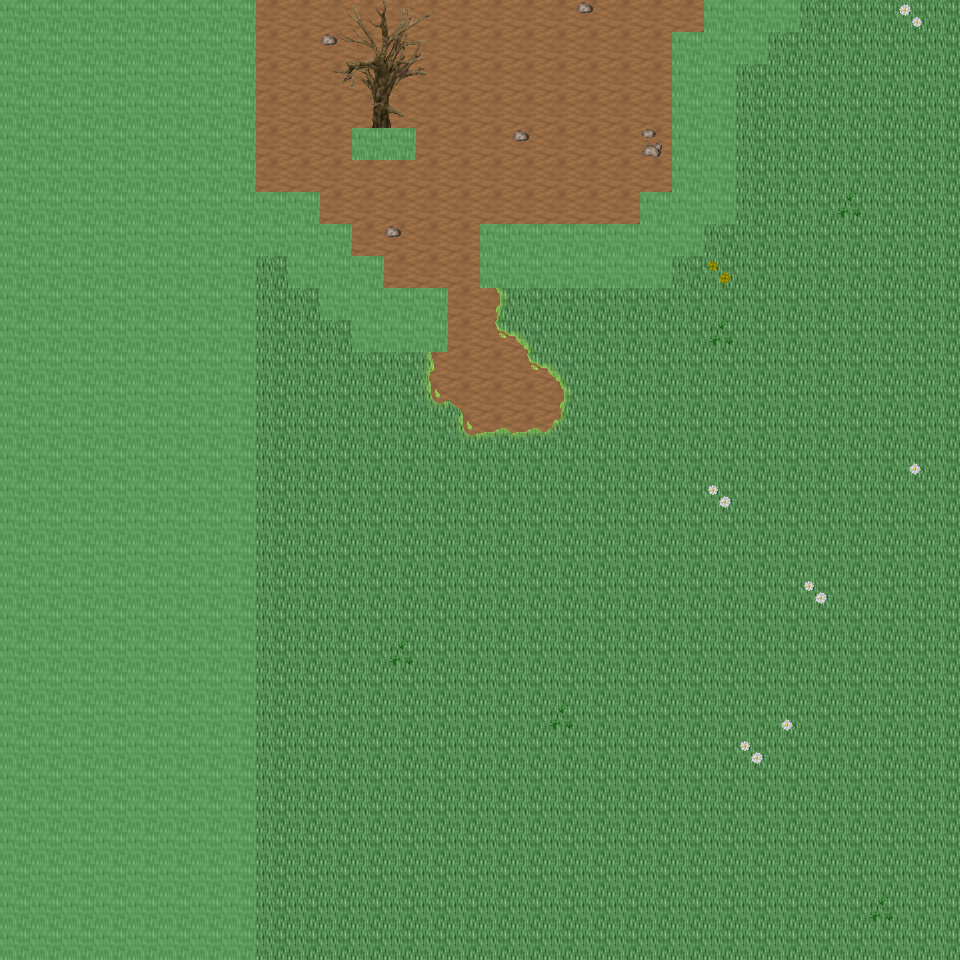

Tiled map render using the project's own tile images. Description and the map definition, with tile-layer contents summarised, below:
An orthogonal 30x30 tile map with 32x32 px tiles, 6 tile layers (Ground, Object, Object2, Above, ...), 21 tilesets and 3 objects (3x mapExit).

<map version="1.0" orientation="orthogonal" renderorder="right-down" width="30" height="30" tilewidth="32" tileheight="32" nextobjectid="4">
  <tileset firstgid="1" name="tileset_ground_ground" tilewidth="32" tileheight="32" tilecount="33" columns="3">
    <image source="../drawable/tileset_ground_ground.png" width="96" height="352" />
  </tileset>
  <tileset firstgid="34" name="tileset_ground_ridge_earth_dark" tilewidth="32" tileheight="32" tilecount="96" columns="12">
    <image source="../drawable/tileset_ground_ridge_earth_dark.png" width="384" height="256" />
  </tileset>
  <tileset firstgid="130" name="tileset_ground_rock_pebbles" tilewidth="32" tileheight="32" tilecount="3" columns="1">
    <image source="../drawable/tileset_ground_rock_pebbles.png" width="32" height="96" />
  </tileset>
  <tileset firstgid="133" name="tileset_plant_grasses" tilewidth="32" tileheight="32" tilecount="6" columns="3">
    <image source="../drawable/tileset_plant_grasses.png" width="96" height="64" />
  </tileset>
  <tileset firstgid="139" name="tileset_ground_grass_corners" tilewidth="32" tileheight="32" tilecount="24" columns="6">
    <image source="../drawable/tileset_ground_grass_corners.png" width="192" height="128" />
  </tileset>
  <tileset firstgid="163" name="tileset_ground_grass_edges" tilewidth="32" tileheight="32" tilecount="36" columns="12">
    <image source="../drawable/tileset_ground_grass_edges.png" width="384" height="96" />
  </tileset>
  <tileset firstgid="199" name="tileset_plant_flower_daisy_white" tilewidth="32" tileheight="32" tilecount="8" columns="2">
    <image source="../drawable/tileset_plant_flower_daisy_white.png" width="64" height="128" />
  </tileset>
  <tileset firstgid="207" name="tileset_plant_flower_daisy_yellow" tilewidth="32" tileheight="32" tilecount="8" columns="2">
    <image source="../drawable/tileset_plant_flower_daisy_yellow.png" width="64" height="128" />
  </tileset>
  <tileset firstgid="215" name="tileset_plant_stump_stump_green" tilewidth="32" tileheight="32" tilecount="4" columns="2">
    <image source="../drawable/tileset_plant_stump_stump_green.png" width="64" height="64" />
  </tileset>
  <tileset firstgid="219" name="tileset_plant_tree_tree_darkgreen" tilewidth="32" tileheight="32" tilecount="88" columns="8">
    <image source="../drawable/tileset_plant_tree_tree_darkgreen.png" width="256" height="352" />
  </tileset>
  <tileset firstgid="307" name="tileset_logic_creature_animal" tilewidth="32" tileheight="32" tilecount="32" columns="8">
    <image source="../drawable/tileset_logic_creature_animal.png" width="256" height="128" />
  </tileset>
  <tileset firstgid="339" name="tileset_logic_item_resources" tilewidth="32" tileheight="32" tilecount="6" columns="6">
    <image source="../drawable/tileset_logic_item_resources.png" width="192" height="32" />
  </tileset>
  <tileset firstgid="345" name="tileset_logic_item_mushroom" tilewidth="32" tileheight="32" tilecount="6" columns="6">
    <image source="../drawable/tileset_logic_item_mushroom.png" width="192" height="32" />
  </tileset>
  <tileset firstgid="351" name="tileset_logic_collision" tilewidth="32" tileheight="32" tilecount="1" columns="1">
    <image source="../drawable/tileset_logic_collision.png" width="32" height="32" />
  </tileset>
  <tileset firstgid="352" name="tileset_plant_tree_dead_tree_5" tilewidth="32" tileheight="32" tilecount="20" columns="4">
    <image source="../drawable/tileset_plant_tree_dead_tree_5.png" width="128" height="160" />
  </tileset>
  <tileset firstgid="372" name="tileset_plant_tree_dead_tree_6" tilewidth="32" tileheight="32" tilecount="20" columns="4">
    <image source="../drawable/tileset_plant_tree_dead_tree_6.png" width="128" height="160" />
  </tileset>
  <tileset firstgid="392" name="tileset_plant_tree_dead_tree_7" tilewidth="32" tileheight="32" tilecount="20" columns="4">
    <image source="../drawable/tileset_plant_tree_dead_tree_7.png" width="128" height="160" />
  </tileset>
  <tileset firstgid="412" name="tileset_plant_bush_large_dead" tilewidth="32" tileheight="32" tilecount="2" columns="1">
    <image source="../drawable/tileset_plant_bush_large_dead.png" width="32" height="64" />
  </tileset>
  <tileset firstgid="414" name="tileset_plant_bush_large_wide_dead" tilewidth="32" tileheight="32" tilecount="4" columns="2">
    <image source="../drawable/tileset_plant_bush_large_wide_dead.png" width="64" height="64" />
  </tileset>
  <tileset firstgid="418" name="tileset_logic_creature_reptile" tilewidth="32" tileheight="32" tilecount="7" columns="7">
    <image source="../drawable/tileset_logic_creature_reptile.png" width="224" height="32" />
  </tileset>
  <tileset firstgid="425" name="tileset_logic_item_herb" tilewidth="32" tileheight="32" tilecount="5" columns="5">
    <image source="../drawable/tileset_logic_item_herb.png" width="160" height="32" />
  </tileset>
  <layer name="Ground" width="30" height="30">
    <data>[900 cells, 900 non-empty, 2 distinct tile ids]</data>
  </layer>
  <layer name="Object" width="30" height="30">
    <data>[900 cells, 78 non-empty, 33 distinct tile ids]</data>
  </layer>
  <layer name="Object2" width="30" height="30">
    <data>[900 cells, 5 non-empty, 5 distinct tile ids]</data>
  </layer>
  <layer name="Above" width="30" height="30">
    <data>[900 cells, 254 non-empty, 32 distinct tile ids]</data>
  </layer>
  <layer name="Above2" width="30" height="30">
    <data>[900 cells, 0 non-empty, 0 distinct tile ids]</data>
  </layer>
  <layer name="Walkable" width="30" height="30">
    <data>[900 cells, 287 non-empty, 1 distinct tile ids]</data>
  </layer>
  <objectgroup name="MapEvents">
    <object id="1" name="north" type="mapExit" x="256" y="0" width="448" height="32">
      <properties>
        <property name="map" value="level_0_x106_y60" />
        <property name="x" value="8" />
        <property name="y" value="28" />
      </properties>
    </object>
    <object id="2" name="north2" type="mapExit" x="800" y="0" width="160" height="32">
      <properties>
        <property name="map" value="level_0_x106_y60" />
        <property name="x" value="25" />
        <property name="y" value="28" />
      </properties>
    </object>
    <object id="3" name="south" type="mapExit" x="256" y="928" width="704" height="32">
      <properties>
        <property name="map" value="level_0_x106_y62" />
        <property name="x" value="8" />
        <property name="y" value="1" />
      </properties>
    </object>
  </objectgroup>
</map>
